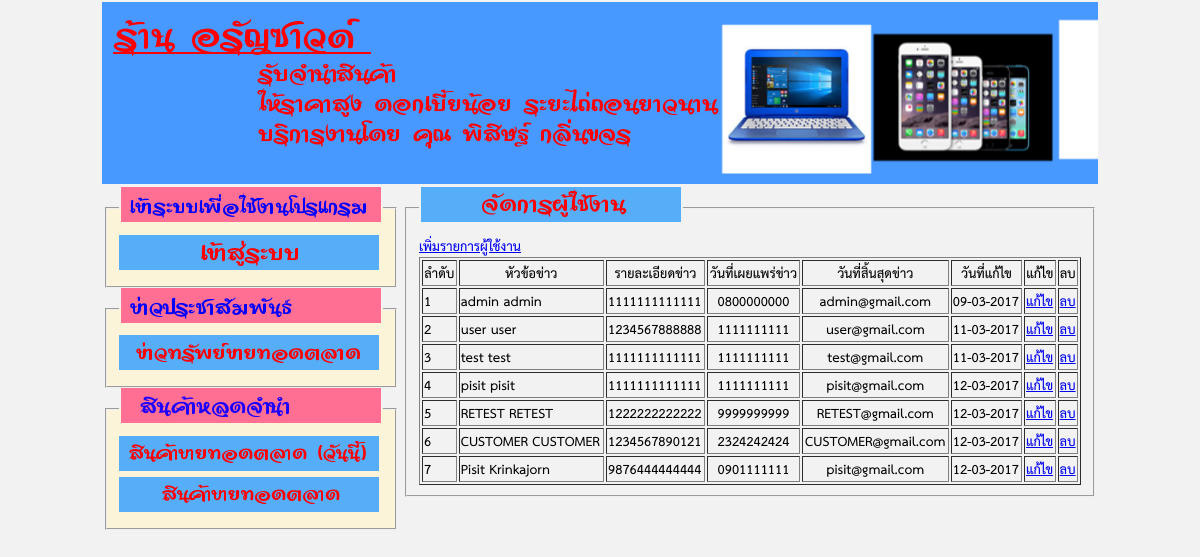
Screenshot of /admin/member-list.php with the database file from the repository.
### tables this page shows
CREATE TABLE `member` (
  `mem_id` int(11) NOT NULL,
  `mem_username` varchar(30) NOT NULL,
  `mem_password` varchar(100) NOT NULL,
  `mem_fname` varchar(50) NOT NULL,
  `mem_lname` varchar(50) NOT NULL,
  `mem_idcard` varchar(20) NOT NULL,
  `mem_age` int(2) NOT NULL,
  `mem_gender` enum('MALE','FEMALE') NOT NULL,
  `mem_mobile` varchar(15) NOT NULL,
  `mem_email` varchar(50) NOT NULL,
  `mem_address` text NOT NULL,
  `mem_status` enum('admin','customer','employee') NOT NULL,
  `create_date` date NOT NULL,
  `create_by` int(11) NOT NULL
);

### admin/member-list.php (the view)
<?php include '../include/inc_header.php'; ?>
<?php
include '../database/connect.php';
$sql = "SELECT `mem_id`, `mem_username`, `mem_password`, `mem_fname`, `mem_lname`, `mem_idcard`, ";
$sql .= " `mem_age`, `mem_gender`, `mem_mobile`, `mem_email`, `mem_address`, `mem_status`, `create_by` ";
$sql .= " ,DATE_FORMAT(create_date,'%d-%m-%Y') as create_date";
$sql .= " FROM `member` ORDER BY mem_status,create_date ASC";
$query = mysqli_query($conn, $sql) or die(mysqli_error($conn));
?>
<fieldset>
    <legend><img src="../images/menus/crud-member.png"/></legend>
    <a href="member-form.php">เพิ่มรายการผู้ใช้งาน</a>
    <table border="1" width="100%">
        <thead>
            <tr>
                <th>ลำดับ</th>
                <th>หัวข้อข่าว</th>
                <th>รายละเอียดข่าว</th>
                <th>วันที่เผยแพร่ข่าว</th>
                <th>วันที่สิ้นสุดข่าว</th>
                <th>วันที่แก้ไข</th>
                <th>แก้ไข</th>
                <th>ลบ</th>
            </tr>
        </thead>
        <tbody>
            <?php
            $auto = 1;
            while ($row = mysqli_fetch_array($query)) {
                $mem_id = $row['mem_id'];
                ?>
                <tr>
                    <td><?= $auto ?></td>
                    <td><?= $row['mem_fname'].' '.$row['mem_lname'] ?></td>
                    <td><?= $row['mem_idcard'] ?></td>
                    <td align="center"><?= $row['mem_mobile'] ?></td>
                    <td align="center"><?= $row['mem_email'] ?></td>
                    <td><?= $row['create_date'] ?></td>
                    <td><a href="member-form.php?id=<?=$mem_id?>">แก้ไข</a></td>
                    <td><a href="member-delete.php?id=<?=$mem_id?>" onclick="return confirm('ยืนยันการลบข้อมูลนี้ ตกลง || ยกเลิก')">ลบ</a></td>
                </tr>
                <?php
                $auto++;
            }
            ?>
        </tbody>
    </table>
</fieldset>
<?php include '../include/inc_footer.php'; ?>

### css/pawn-style.css (style rules this page uses)
body * { font-family: THSarabun; }
legend { font-size: 24px; font-weight:bold; }
fieldset *:not(legend) { font-size: 19px; }

### rows the page displays
member: mem_fname "admin", mem_lname "admin", mem_idcard "1111111111111", mem_mobile "0800000000", mem_email "admin@gmail.com", create_date "09-03-2017"
member: mem_fname "user", mem_lname "user", mem_idcard "1234567888888", mem_mobile "1111111111", mem_email "user@gmail.com", create_date "11-03-2017"
member: mem_fname "test", mem_lname "test", mem_idcard "1111111111111", mem_mobile "1111111111", mem_email "test@gmail.com", create_date "11-03-2017"
member: mem_fname "pisit", mem_lname "pisit", mem_idcard "1111111111111", mem_mobile "1111111111", mem_email "pisit@gmail.com", create_date "12-03-2017"
member: mem_fname "RETEST", mem_lname "RETEST", mem_idcard "1222222222222", mem_mobile "9999999999", mem_email "RETEST@gmail.com", create_date "12-03-2017"
member: mem_fname "CUSTOMER", mem_lname "CUSTOMER", mem_idcard "1234567890121", mem_mobile "2324242424", mem_email "CUSTOMER@gmail.com", create_date "12-03-2017"
member: mem_fname "Pisit", mem_lname "Krinkajorn", mem_idcard "9876444444444", mem_mobile "0901111111", mem_email "pisit@gmail.com", create_date "12-03-2017"
